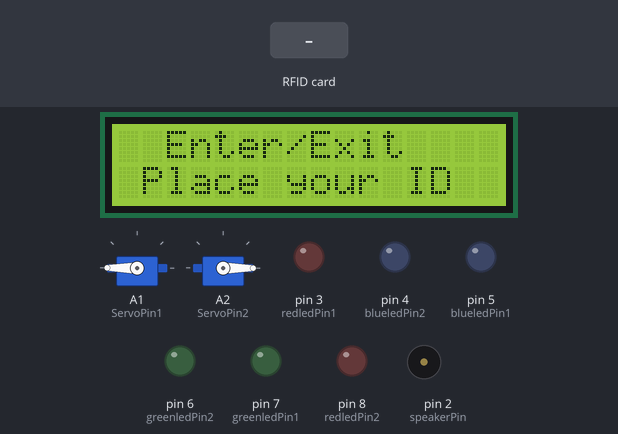
The sketch below on a simulated Arduino Uno, built with avr-gcc and run on an emulated ATmega328P. Parts: 16×2 character LCD, 2 × servo, output pins drawn as LEDs (lit = HIGH), buzzer (waves = sounding, pin HIGH). The test bench sets the inputs (shaded band). Pins used as bus, display or sensor lines are not drawn; what the sketch prints to the serial monitor is not drawn.

Above: at 1.3 s.
1.4 s: RFID card 4C DC 24 D9 held to the reader
At 3.8 s:
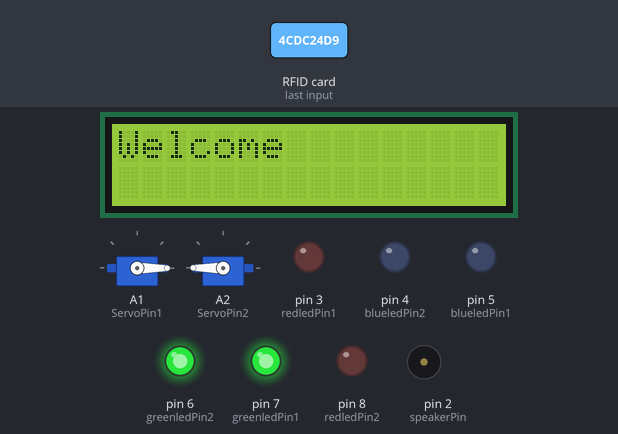
4.4 s: RFID card 5E 7A 19 C4 held to the reader
At 7.4 s:
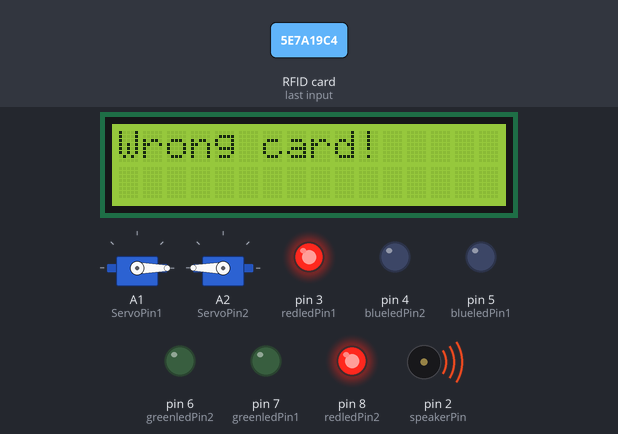
10.0 s: RFID card 4C DC 24 D9 held to the reader
At 12.6 s:
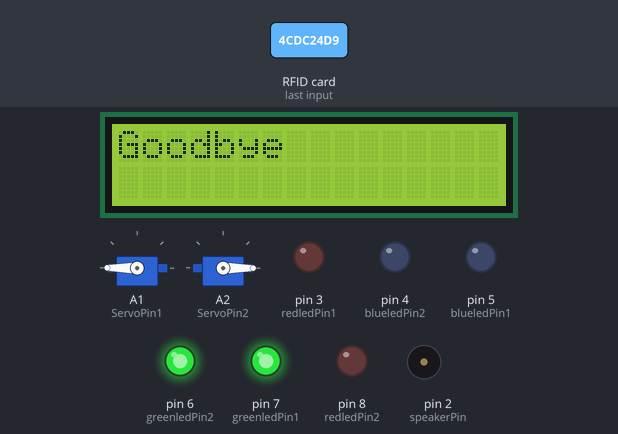
13.0 s: RFID card 5E 7A 19 C4 held to the reader
At 13.9 s:
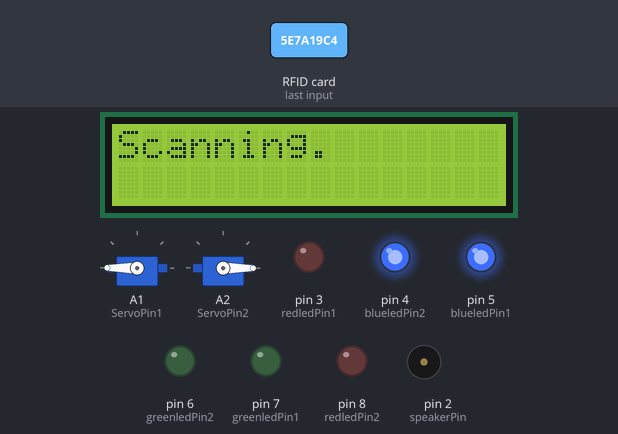
Timing chart, 0 to 18.6 s (numbered marks = the images above; inputs shaded):
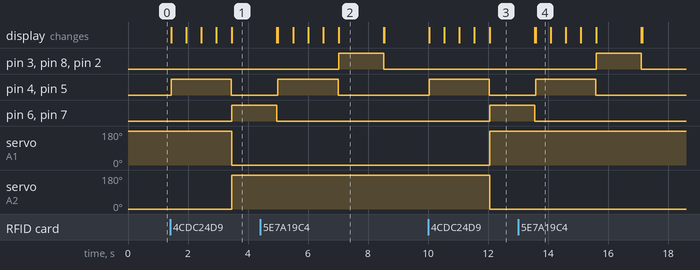

The sketch:

ALIADNAN_AGAMGOKUL_FINALPROJECT.ino
```cpp
/*
Created by SRITU Hobbies
Modified By Ali Adnan & Agam Gokul
CMP521A
Arduino Final Project
This Project will open a door using a lock connected to a RFID/NFC Lock System
November 28th 2023
*/

// Libraries And Variables
#include <LiquidCrystal_I2C.h> // Liquid crystal library
#include <Servo.h> // Servo Library
#include <SPI.h> // SPI.H library
#include <MFRC522.h> // MRFC522 library
Servo myservo1; // Servo 1
Servo myservo2;  // Servo 2
#define SS_PIN 10 // RFID Data Pin
#define RST_PIN 9 // RFID Reader Pin
#define ServoPin1 A1 // Servo Pin 1
#define ServoPin2 A2 // Servo Pin 2

String UID = "4C DC 24 D9"; //Unique code to RFID
byte lock = 0; //Lock Variable

LiquidCrystal_I2C lcd(0x27, 16, 2); // Initialize LCD
MFRC522 rfid(SS_PIN, RST_PIN); // Initialize RFID Reader

const int greenledPin1 =  7; // Green LED 1
const int greenledPin2 =  6; // Green LED 2
const int blueledPin1 =  5; // Blue LED 1
const int blueledPin2 =  4; // Blue LED 2
const int speakerPin =  2; // Speaker Pin 1
const int redledPin1 =  3; // Red LED Pin 1
const int redledPin2 =  8;  // Red LED Pin 2
int lockState = 0; // Lock State

// Setup Code
void setup() {
  Serial.begin(9600); // Begin Serial
  lcd.init(); //Initialize LCD
  lcd.backlight();

  SPI.begin(); // Start RFID Reader.

  rfid.PCD_Init(); // Initialize All Pins
  pinMode(greenledPin1, OUTPUT);
  pinMode(greenledPin2, OUTPUT);
  pinMode(blueledPin1, OUTPUT);
  pinMode(blueledPin2, OUTPUT);
  pinMode(redledPin1, OUTPUT);
  pinMode(redledPin2, OUTPUT);
  pinMode(speakerPin, OUTPUT);
  myservo1.attach(ServoPin1); // Attach Servo's
  myservo2.attach(ServoPin2);
  myservo1.write(180); // Set Servo's to Lock Position
  myservo2.write(0);
}

// Loop Code
void loop() {
  //Set LCD
  lcd.setCursor(2, 0);
  lcd.print("Enter/Exit");
  lcd.setCursor(1, 1);
  lcd.print("Place your ID");

  // If RFID Chip Is Detected, Read it.
  if ( ! rfid.PICC_IsNewCardPresent())
    return; //Return Result
  if ( ! rfid.PICC_ReadCardSerial())
    return;

  // Clear LCD and Scan
  lcd.clear();
  lcd.setCursor(0, 0);
  lcd.print("Scanning");

  Serial.print("NUID tag is :"); // Checks if Tag ID Matches Unique ID
  String ID = "";
  // Scanning Light Pins and process
  for (byte i = 0; i < rfid.uid.size; i++) {
    lcd.print(".");
    ID.concat(String(rfid.uid.uidByte[i] < 0x10 ? " 0" : " "));
    ID.concat(String(rfid.uid.uidByte[i], HEX));
    digitalWrite(blueledPin1, HIGH);
    digitalWrite(blueledPin2, HIGH);
    delay(500);
    digitalWrite(blueledPin1, LOW);
    digitalWrite(blueledPin2, LOW);
  }
  ID.toUpperCase();

  // If ID Matches, Unlock Door.
  if (ID.substring(1) == UID && lock == 0 ) {
    lcd.clear();
    lcd.setCursor(0, 0);
    lcd.print("Welcome");
    myservo1.write(0);
    myservo2.write(180);
    digitalWrite(greenledPin1, HIGH);
    digitalWrite(greenledPin2, HIGH);
    delay(1500);
    digitalWrite(greenledPin1, LOW);
    digitalWrite(greenledPin2, LOW);
    lcd.clear();
    lock = 1;

    // If ID Matches, Lock Door
  } else if (ID.substring(1) == UID && lock == 1 ) {

    lcd.clear();
    lcd.setCursor(0, 0);
    lcd.print("Goodbye");
    myservo1.write(180);
    myservo2.write(0);
    digitalWrite(greenledPin1, HIGH);
    digitalWrite(greenledPin2, HIGH);
    delay(1500);
    digitalWrite(greenledPin1, LOW);
    digitalWrite(greenledPin2, LOW);
    lcd.clear();
    lock = 0;
    //If ID Doesn't Match, Yell At Them.
  } else {
    lcd.clear();
    lcd.setCursor(0, 0);
    lcd.print("Wrong card!");
    digitalWrite(redledPin1, HIGH);
    digitalWrite(redledPin2, HIGH);
    digitalWrite(speakerPin, HIGH);
    delay(1500);
    digitalWrite(redledPin1, LOW);
    digitalWrite(redledPin2, LOW);
    digitalWrite(speakerPin, LOW);
    lcd.clear();
  }
}
```

Measured:
- after the input at 1.4 s, pin 4 (blueledPin2), pin 5 (blueledPin1): LOW → HIGH at once, → LOW 2.0 s later; pin 6 (greenledPin2), pin 7 (greenledPin1): LOW → HIGH after 2.1 s; servo on A1 (ServoPin1): 180° → 0° after 2.1 s; servo on A2 (ServoPin2): 0° → 180° after 2.1 s; the display: first changes at once (image 1 shows a later state)
- after the input at 4.4 s, pin 3 (redledPin1), pin 8 (redledPin2), pin 2 (speakerPin): LOW → HIGH after 2.6 s, → LOW 1.5 s later; pin 4 (blueledPin2), pin 5 (blueledPin1): LOW → HIGH after 0.60 s, → LOW 2.0 s later; the display: first differs from a run without the input after 0.60 s (image 2 shows a later state)
- after the input at 10.0 s, pin 4 (blueledPin2), pin 5 (blueledPin1): LOW → HIGH at once, → LOW 2.0 s later; pin 6 (greenledPin2), pin 7 (greenledPin1): LOW → HIGH after 2.1 s; servo on A1 (ServoPin1): 0° → 180° after 2.1 s; servo on A2 (ServoPin2): 180° → 0° after 2.1 s; the display: first changes at once (image 3 shows a later state)
- after the input at 13.0 s, pin 3 (redledPin1), pin 8 (redledPin2), pin 2 (speakerPin): LOW → HIGH after 2.6 s, → LOW 1.5 s later; pin 4 (blueledPin2), pin 5 (blueledPin1): LOW → HIGH after 0.60 s, → LOW 2.0 s later; the display: first differs from a run without the input after 0.60 s (image 4)
- what the display in image 2 shows lasts 1.5 s, from 7.0 s to 8.5 s
